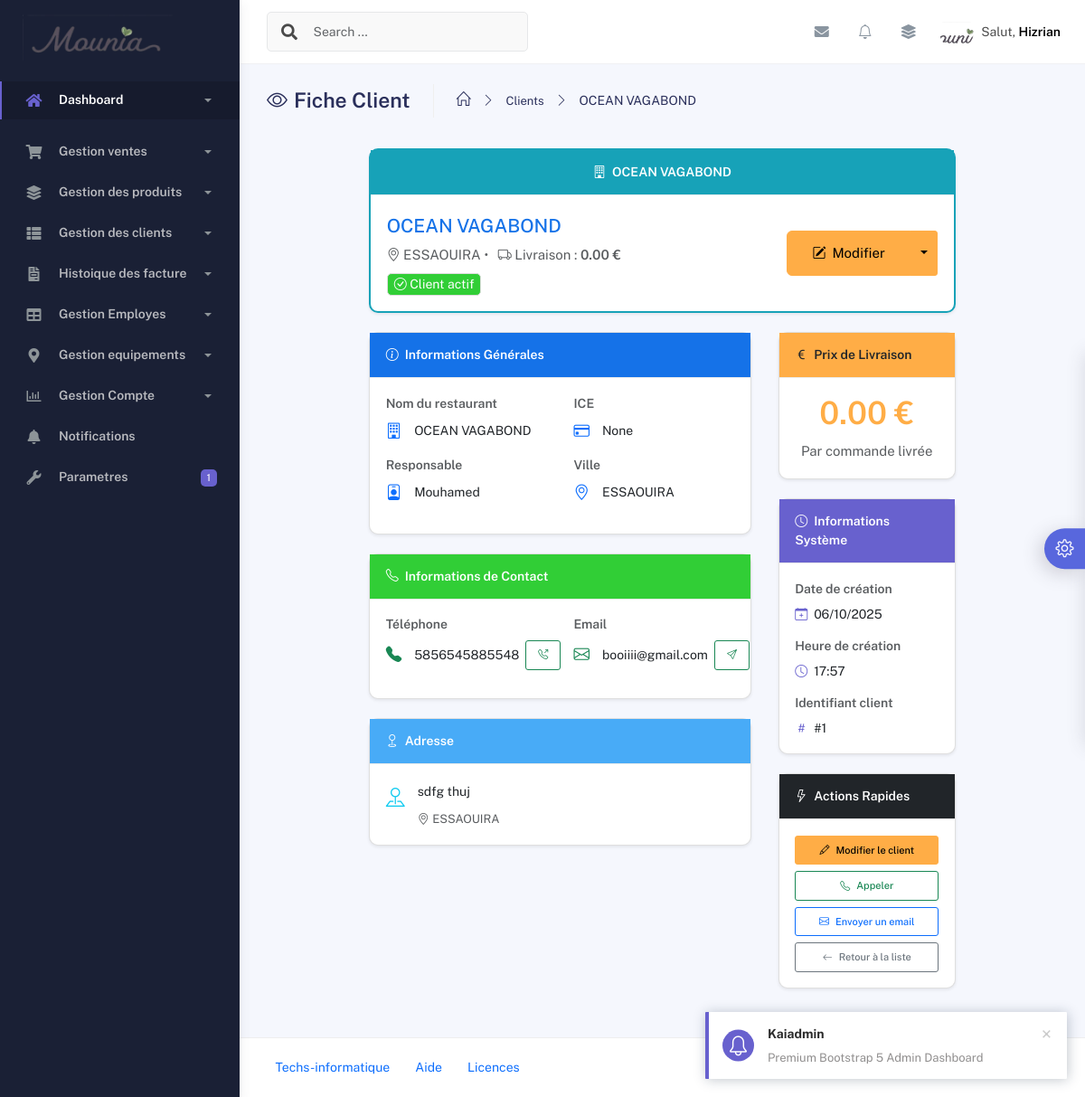
/client/1/detail/, run on an earlier commit of the app's database.
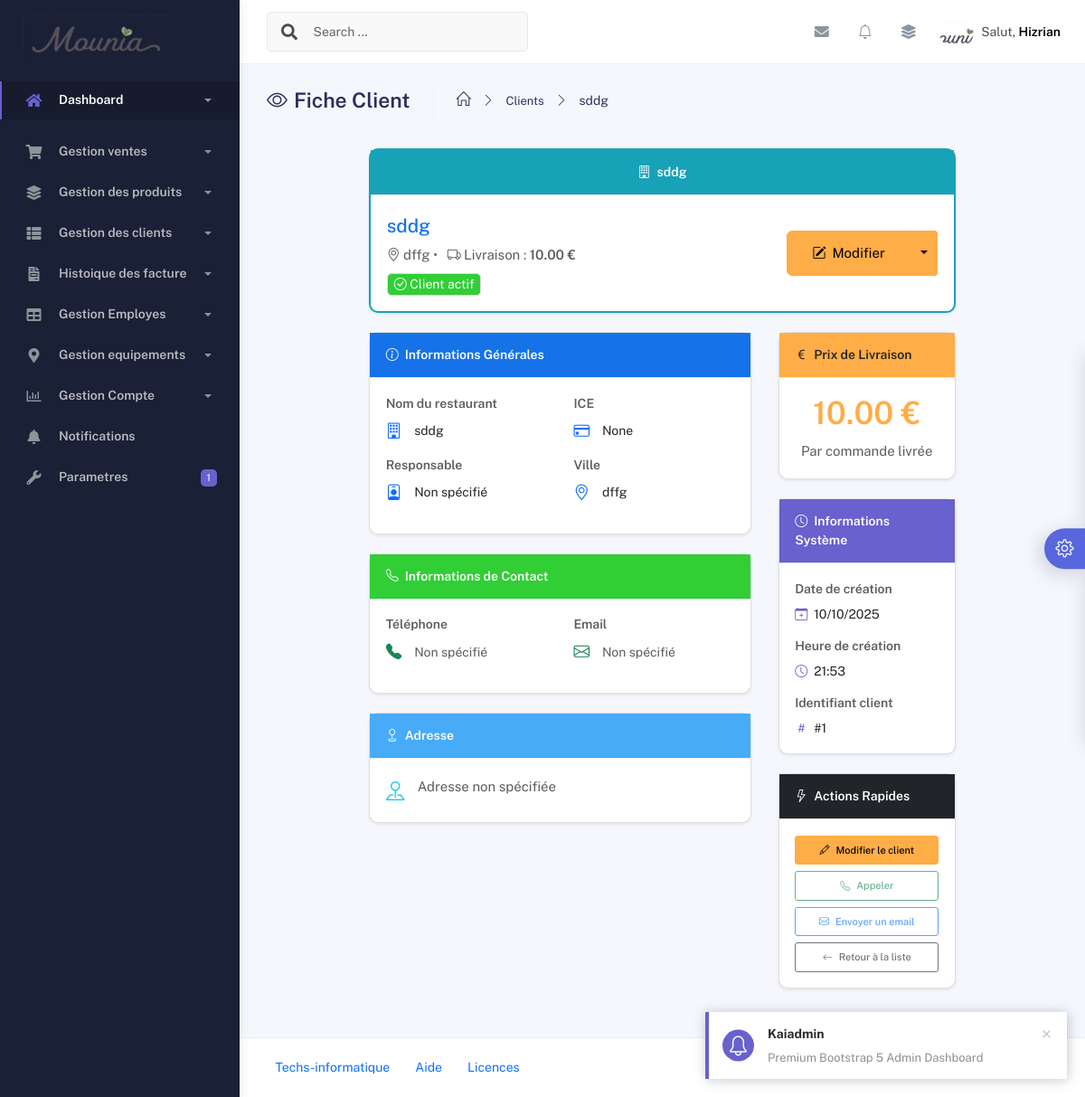
And on a later commit of the database.
### application/models.py (models this page shows, shortened)
class Client(models.Model):
    nom = models.CharField(max_length=150, verbose_name="Nom du restaurant")
    responsable = models.CharField(max_length=100, verbose_name="Nom du responsable", blank=True, null=True)
    telephone = models.CharField(
        max_length=20,
        verbose_name="Téléphone",
        unique=True,
        blank=True,
        null=True  # Ajouter null=True
    )
    ice = models.CharField(
        max_length=15,
        verbose_name="ICE",
        unique=False,
        blank=True,
        null=True
    )
    email = models.EmailField(blank=True, null=True, verbose_name="Email")
    adresse = models.TextField(verbose_name="Adresse", blank=True, null=True)
    ville = models.CharField(max_length=100, verbose_name="Ville")
    prix_livraison = models.DecimalField(
        max_digits=10,
        decimal_places=2,
        verbose_name="Prix de livraison (en MAD)"
    )
    date_creation = models.DateTimeField(auto_now_add=True, verbose_name="Date d'ajout")
    class Meta:
        verbose_name = "Client (Restaurant)"
        verbose_name_plural = "Clients (Restaurants)"
        ordering = ["nom"]

### application/views.py (the view)
# urls.py: path('client/<int:pk>/detail/', views.detail_client, name='detail_client'),
def detail_client(request, pk):
    client = get_object_or_404(Client, pk=pk)
    return render(request, 'clients/detail_client.html', {
        'client': client
    })

### application/context_processors.py (called while the page is built)
def parametres_mounia(request):
    return {
        'parametres': ParametresMounia.objects.first() or None
    }

### templates/clients/detail_client.html (shortened to what the changed rows need)
{% extends "base.html" %}
{% load static %}
{% block content %}
<div class="container">
  <div class="page-inner">
    <div class="page-header">
      <ul class="breadcrumbs mb-3">
        <li class="nav-home">
          <a href="{% url 'home' %}"><i class="icon-home"></i></a>
        </li>
        <li class="separator"><i class="icon-arrow-right"></i></li>
        <li class="nav-item">
          <a href="{% url 'liste_clients' %}">Clients</a>
        </li>
        <li class="separator"><i class="icon-arrow-right"></i></li>
        <li class="nav-item active">{{ client.nom }}</li>
      </ul>
    </div>
    <div class="row">
      <div class="col-lg-10 col-xl-9 mx-auto">
        <div class="card mb-4" style="border: 2px solid #17a2b8">
          <div class="card-header text-white fw-bold text-center" style="background-color: #17a2b8">
            <i class="bi bi-building me-2"></i>{{ client.nom }}
          </div>
          <div class="card-body">
            <div class="row align-items-center">
              <div class="col-md-8">
                <h4 class="text-primary mb-1">{{ client.nom }}</h4>
                <p class="text-muted mb-2">
                  <i class="bi bi-geo-alt me-1"></i>{{ client.ville }} •
                  <i class="bi bi-truck me-1 ms-2"></i>Livraison : <strong>{{ client.prix_livraison }} €</strong>
                </p>
                <div class="badge bg-success fs-6">
                  <i class="bi bi-check-circle me-1"></i>Client actif
                </div>
              </div>
            </div>
          </div>
        </div>
        <div class="row">
          <div class="col-lg-8">
            <div class="card mb-4">
              <div class="card-body">
                <div class="row">
                  <div class="col-md-6 mb-3">
                    <div class="d-flex align-items-center">
                      <i class="bi bi-building text-primary me-3 fs-5"></i>
                      <span class="fs-6">{{ client.nom }}</span>
                    </div>
                  </div>
                  <div class="col-md-6 mb-3">
                    <div class="d-flex align-items-center">
                      <i class="bi bi-credit-card text-primary me-3 fs-5"></i>
                      <span class="fs-6">{{ client.ice }}</span>
                    </div>
                  </div>
                  <div class="col-md-6 mb-3">
                    <div class="d-flex align-items-center">
                      <i class="bi bi-person-badge text-primary me-3 fs-5"></i>
                      <span class="fs-6">{{ client.responsable|default:"Non spécifié" }}</span>
                    </div>
                  </div>
                  <div class="col-md-6 mb-3">
                    <div class="d-flex align-items-center">
                      <i class="bi bi-geo-alt text-primary me-3 fs-5"></i>
                      <span class="fs-6">{{ client.ville }}</span>
                    </div>
                  </div>
                </div>
              </div>
            </div>
            <div class="card mb-4">
              <div class="card-body">
                <div class="row">
                  <div class="col-md-6 mb-3">
                    <div class="d-flex align-items-center">
                      <i class="bi bi-telephone-fill text-success me-3 fs-5"></i>
                      {% if client.telephone %}
                        <span class="fs-6">{{ client.telephone }}</span>
                        <a href="tel:{{ client.telephone }}" class="btn btn-sm btn-outline-success ms-2">
                          <i class="bi bi-telephone-outbound"></i>
                        </a>
                      {% else %}
                        <span class="fs-6 text-muted">Non spécifié</span>
                      {% endif %}
                    </div>
                  </div>
                  <div class="col-md-6 mb-3">
                    <div class="d-flex align-items-center">
                      <i class="bi bi-envelope text-success me-3 fs-5"></i>
                      {% if client.email %}
                        <span class="fs-6">{{ client.email }}</span>
                        <a href="mailto:{{ client.email }}" class="btn btn-sm btn-outline-success ms-2">
                          <i class="bi bi-send"></i>
                        </a>
                      {% else %}
                        <span class="fs-6 text-muted">Non spécifié</span>
                      {% endif %}
                    </div>
                  </div>
                </div>
              </div>
            </div>
            <div class="card mb-4">
              <div class="card-body">
                <div class="d-flex">
                  <div>
                    {% if client.adresse %}
                      <p class="mb-2 fs-6">{{ client.adresse|linebreaksbr }}</p>
                      <small class="text-muted">
                        <i class="bi bi-geo-alt me-1"></i>{{ client.ville }}
                      </small>
                    {% else %}
                      <p class="text-muted mb-0">Adresse non spécifiée</p>
                    {% endif %}
                  </div>
                </div>
              </div>
            </div>
          </div>
          <div class="col-lg-4">
            <div class="card mb-4">
              <div class="card-body text-center">
                <div class="display-4 text-warning fw-bold mb-2">{{ client.prix_livraison }} €</div>
                <p class="text-muted mb-0">Par commande livrée</p>
              </div>
            </div>
            <div class="card mb-4">
              <div class="card-body">
                <div class="mb-3">
                  <div class="d-flex align-items-center">
                    <i class="bi bi-calendar-plus text-secondary me-2"></i>
                    <span>{{ client.date_creation|date:"d/m/Y" }}</span>
                  </div>
                </div>
                <div class="mb-3">
                  <div class="d-flex align-items-center">
                    <i class="bi bi-clock text-secondary me-2"></i>
                    <span>{{ client.date_creation|date:"H:i" }}</span>
                  </div>
                </div>
                <div class="mb-0">
                  <div class="d-flex align-items-center">
                    <i class="bi bi-hash text-secondary me-2"></i>
                    <span>#{{ client.pk }}</span>
                  </div>
                </div>
              </div>
            </div>
          </div>
        </div>
      </div>
    </div>
  </div>
</div>
{% endblock content %}

What changed in the data, as far as the page shows it:
changed Client "None": nom "OCEAN VAGABOND" → "sddg"; ville "ESSAOUIRA" → "dffg"; prix_livraison "0.00" → "10.00"; responsable "Mouhamed" → "Non spécifié"; date_creation "06/10/2025" → "10/10/2025"; date_creation "17:57" → "21:53"; telephone "5856545885548" → (not shown); email "booiiii@gmail.com" → (not shown); adresse "sdfg thuj" → (not shown); ville "ESSAOUIRA" → (not shown)
Also different on the page:
text now shown: "Non spécifié Non spécifié Adresse non spécifiée"
